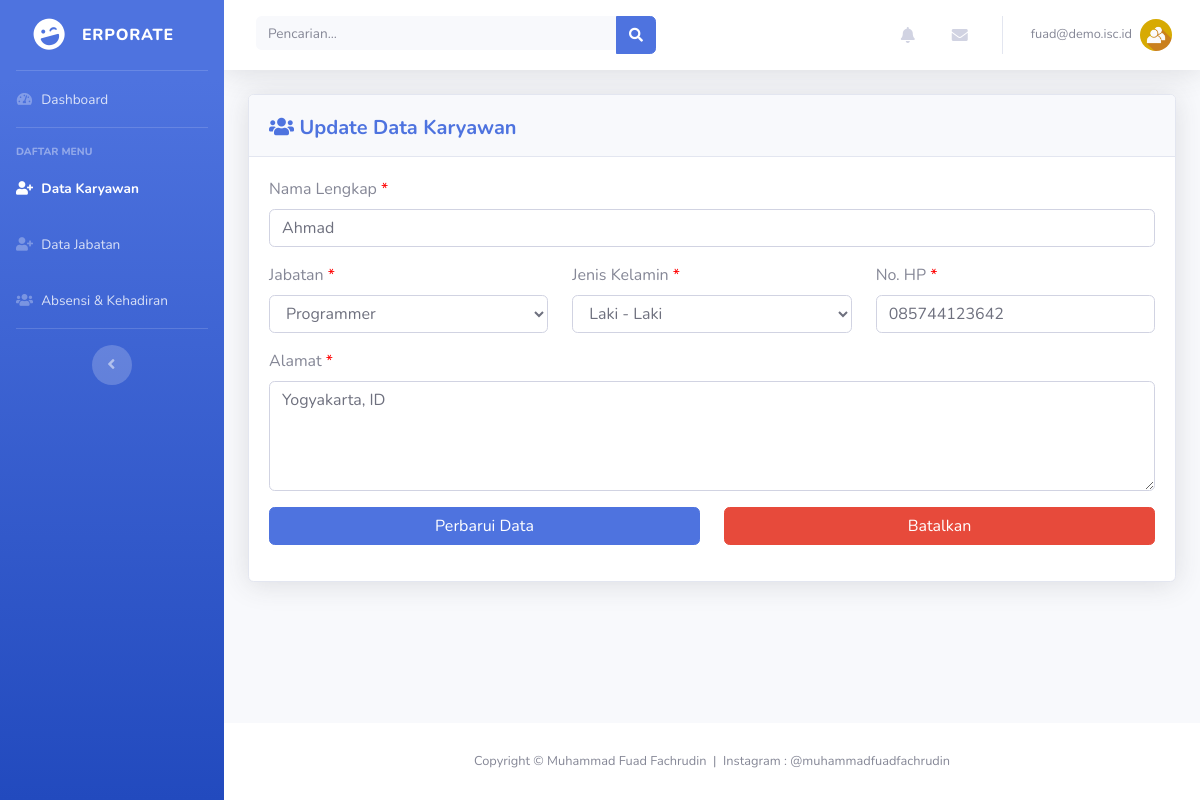
The app's page /view/admin/karyawan.php?edit=7 (signed in) with its own data.
### tables this page shows
CREATE TABLE `karyawan` (
  `id_karyawan` int(3) NOT NULL,
  `nama` varchar(25) NOT NULL,
  `jk` enum('L','P') NOT NULL,
  `id_jabatan` int(2) NOT NULL,
  `no_hp` varchar(13) NOT NULL,
  `alamat` varchar(100) NOT NULL
);

CREATE TABLE `jabatan` (
  `id_jabatan` int(2) NOT NULL,
  `nama_jabatan` varchar(50) NOT NULL
);

### view/admin/karyawan.php (the view, shortened to what this page needs)
<!DOCTYPE html>
<html lang="en">
<head>
  <link href="../../assets/vendor/fontawesome-free/css/all.min.css" rel="stylesheet" type="text/css">
  <link href="../../assets/css/sb-admin-2.min.css" rel="stylesheet">
  <link href="../../assets/vendor/datatables/dataTables.bootstrap4.min.css" rel="stylesheet">
</head>
<body id="page-top">
<?php
  include '../../controller/koneksi.php';
?>
  <div id="wrapper">
    <ul class="navbar-nav bg-gradient-primary sidebar sidebar-dark accordion" id="accordionSidebar">
      <a class="sidebar-brand d-flex align-items-center justify-content-center" href="index.php">
        <div class="sidebar-brand-icon rotate-n-15">
          <i class="fas fa-laugh-wink"></i>
        </div>
        <div class="sidebar-brand-text mx-3">Erporate<sup></sup></div>
      </a>
      <hr class="sidebar-divider my-0">
      <li class="nav-item">
        <a class="nav-link" href="index.php">
          <i class="fas fa-fw fa-tachometer-alt"></i>
          <span>Dashboard</span></a>
      </li>
      <hr class="sidebar-divider">
      <div class="sidebar-heading">
        Daftar Menu
      </div>
      <li class="nav-item active">
        <a class="nav-link" href="karyawan.php">
          <i class="fas fa-fw fa-user-plus"></i>
          <span>Data Karyawan</span></a>
      </li>
      <li class="nav-item">
        <a class="nav-link" href="jabatan.php">
          <i class="fas fa-fw fa-user-plus"></i>
          <span>Data Jabatan</span></a>
      </li>
      <li class="nav-item">
        <a class="nav-link" href="absensi.php">
          <i class="fas fa-fw fa-users"></i>
          <span>Absensi & Kehadiran</span></a>
      </li>
      <hr class="sidebar-divider d-none d-md-block">
      <div class="text-center d-none d-md-inline">
        <button class="rounded-circle border-0" id="sidebarToggle"></button>
      </div>
    </ul>
    <div id="content-wrapper" class="d-flex flex-column">
      <div id="content">
        <nav class="navbar navbar-expand navbar-light bg-white topbar mb-4 static-top shadow">
          <form class="d-none d-sm-inline-block form-inline mr-auto ml-md-3 my-2 my-md-0 mw-100 navbar-search">
            <div class="input-group">
              <input type="text" class="form-control bg-light border-0 small" placeholder="Pencarian..." aria-label="Search" aria-describedby="basic-addon2">
              <div class="input-group-append">
                <button class="btn btn-primary" type="button">
                  <i class="fas fa-search fa-sm"></i>
                </button>
              </div>
            </div>
          </form>
          <ul class="navbar-nav ml-auto">
            <li class="nav-item dropdown no-arrow mx-1">
              <a class="nav-link dropdown-toggle" href="#" id="alertsDropdown" role="button" data-toggle="dropdown" aria-haspopup="true" aria-expanded="false">
                <i class="fas fa-bell fa-fw"></i>
              </a>
            </li>
            <li class="nav-item dropdown no-arrow mx-1">
              <a class="nav-link dropdown-toggle" href="#" id="messagesDropdown" role="button" data-toggle="dropdown" aria-haspopup="true" aria-expanded="false">
                <i class="fas fa-envelope fa-fw"></i>
              </a>
            </li>
            <li class="nav-item dropdown no-arrow">
              <a class="nav-link dropdown-toggle" href="#" id="userDropdown" role="button" data-toggle="dropdown" aria-haspopup="true" aria-expanded="false">
                <span class="mr-2 d-none d-lg-inline text-gray-600 small"><?php echo $_SESSION['email'];?></span>
                <img class="img-profile rounded-circle" src="../../assets/img/usericon.jpg">
              </a>
            </li>
          </ul>
        </nav>
        <div class="container-fluid">
                    <?php
                      $semuaJabatan = "SELECT * FROM `jabatan`";
                      $resultJabatan = mysqli_query($db, $semuaJabatan);
                    ?>
          <?php
          	if ($_GET['edit']) {
          		$edit_id = $_GET['edit'];
          		$getKaryawan = "SELECT * FROM karyawan WHERE id_karyawan = '$edit_id'";
          		$resultEdit = mysqli_query($db, $getKaryawan);
          		$row4 = mysqli_fetch_array($resultEdit);
          		echo '
          <script>document.getElementById("updateKaryawan").innerstyle = "";</script>
          <div id="updateKaryawan">
          <div class="card shadow mb-4">
            <div class="card-header py-3">
			  <span class="float-left" style="padding-top:5px">
				<h5 class="m-0 font-weight-bold text-primary"><i class="fa fa-users" aria-hidden="true"></i> Update Data Karyawan</h5>
			  </span>
            </div>
            <div class="card-body">
              <form action="../../controller/admin/karyawan.php" method="post">
              <input type="text" name="id_karyawan" readonly="" hidden="" value="'.$row4['id_karyawan'].'">
              <div class="form-group">
              	<label>Nama Lengkap <span style="color:red">*</span></label>
                <input type="text" class="form-control" name="nama" placeholder="Masukkan Nama Lengkap" value="'.$row4['nama'].'" required="">
              </div>
              <div class="row">
              	<div class="col-md-4">
		              <div class="form-group">
		              	<label>Jabatan <span style="color:red">*</span></label>
		                <select name="jabatan" class="form-control" required="">
		                	<option selected="" disabled="">Pilih Jabatan</option>';
		                	foreach ($resultJabatan as $row3) {
		                		echo '<option value="'.$row3['id_jabatan'].'"';
		                		if ($row3['id_jabatan'] == $row4['id_jabatan']) {
		                			echo 'selected';
		                		}
		                		echo '>'.$row3['nama_jabatan'].'</option>';
		                	}
		                echo '</select>
		              </div>
		          </div>
		          <div class="col-md-4">
		              <div class="form-group">
		              	<label>Jenis Kelamin <span style="color:red">*</span></label>
		                <select name="jk" class="form-control" required="">
		                	<option value="L"';
		                	if ($row4['jk'] == 'L') { echo 'selected'; }
		                	echo '>Laki - Laki</option>
		                	<option value="P"';
		                	echo '>Perempuan</option>
		                </select>
		              </div>
		          </div>
		          <div class="col-md-4">
		              <div class="form-group">
		              	<label>No. HP <span style="color:red">*</span></label>
		                <input type="text" class="form-control" name="no_hp" value="'.$row4['no_hp'].'" placeholder="Masukkan No. HP" required="">
		              </div>
		          </div>
		      </div>
              <div class="form-group">
              	<label>Alamat <span style="color:red">*</span></label>
                <textarea class="form-control" name="alamat" placeholder="Masukkan Alamat Lengkap" rows="4" required="">'.$row4['alamat'].'</textarea>
              </div>
              <div class="form-group">
              	<div class="row">
              		<div class="col-md-6">
              			<button type="submit" style="width:100%" class="btn btn-primary">Perbarui Data</button>
              		</div>
              		<div class="col-md-6">
              			<a href="karyawan.php"><span style="width:100%" class="btn btn-danger">Batalkan</span></a>
              		</div>
              	</div>
              </div>
          	  </form>
            </div>
          </div>
      	  </div>';
      	  }
          ?>
        </div>
      </div>
      <footer class="sticky-footer bg-white">
        <div class="container my-auto">
          <div class="copyright text-center my-auto">
            <span>Copyright &copy; <a href="https://www.linkedin.com/in/muhammad-fuad-fachrudin/" style="text-decoration: none;color:#858796" target="_blank">Muhammad Fuad Fachrudin</a>&nbsp; | &nbsp;Instagram : <a href="https://www.instagram.com/muhammadfuadfachrudin/" style="text-decoration: none;color:#858796" target="_blank">@muhammadfuadfachrudin</a></span>
          </div>
        </div>
      </footer>
    </div>
  </div>
</body>
</html>

### records on screen
karyawan: nama "Ahmad", jabatan "Programmer", jk "Laki - Laki", no_hp "085744123642", alamat "Yogyakarta, ID"

### other values on screen
$_SESSION['email'] "fuad@demo.isc.id"
